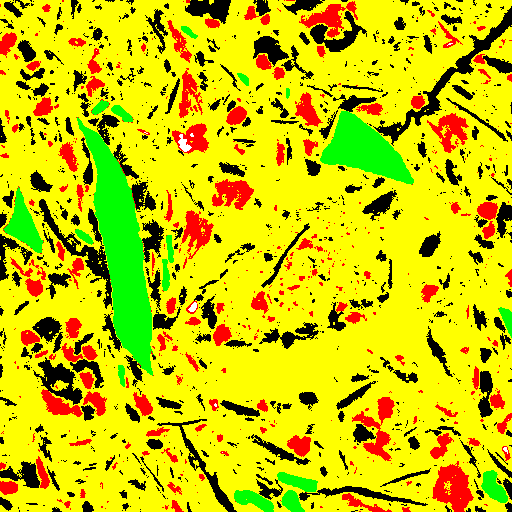
#> input picture pipeline-Master dataset/data/segmented_images/01_1.png, 512 x 512 px; its folder holds only this picture in this run
$ python Sand_local_properties.py
#> lines starting #> are read from the running program, lines starting #| are printed output that depends on the picture; after the words box and inside, x2 and y2 are one past the last pixel; in counts of white or black regions, pixels touching at a corner belong together
import os
import cv2
import math
import numpy as np
import matplotlib.pyplot as plt
from scipy import ndimage
from skimage import color, measure
from skimage.measure import label, regionprops
from openpyxl import Workbook

# --- Paths ---
input_folder = "data/segmented_images"
output_folder_data = "data/local/sand/data"
output_folder_image = "data/local/sand/images"

# Create output folders if they don’t exist
os.makedirs(output_folder_data, exist_ok=True)
os.makedirs(output_folder_image, exist_ok=True)

# --- Parameters ---
pixels_to_um = 1  # scale factor (1 px = 0.0827 µm if you wish to adjust)

# --- Process each image ---
for filename in sorted(os.listdir(input_folder)):
    if not (filename.lower().endswith('.png') or filename.lower().endswith('.jpg')):
        continue

    # Read image
    filepath = os.path.join(input_folder, filename)
    img = cv2.imread(filepath, 1)
#> img is the input picture: shape (512, 512, 3); mean B, G, R 0.2, 199.9, 205.3
    if img is None:
        print(f"Skipping unreadable file: {filename}")
        continue

    img_rgb = cv2.cvtColor(img, cv2.COLOR_BGR2RGB)

    # Define lower/upper bounds for green (sand)
    lower_green = np.array([0, 100, 0], dtype=np.uint8)
    upper_green = np.array([100, 255, 100], dtype=np.uint8)

    # Create mask and extract only green regions
    mask_green = cv2.inRange(img, lower_green, upper_green)
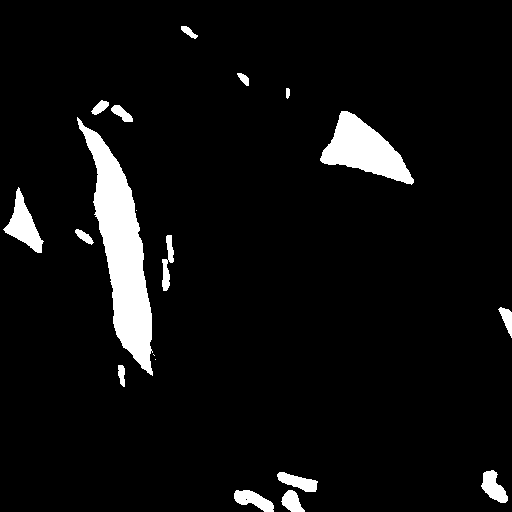
#> mask_green: shape (512, 512); 5.8% white; 19 white regions (3 under 20 px), largest, box (x1, y1, x2, y2) and area: (77, 117, 153, 376) 7676, (320, 111, 414, 185) 3359, (3, 187, 44, 253) 1099
    green_only = cv2.bitwise_and(img, img, mask=mask_green)
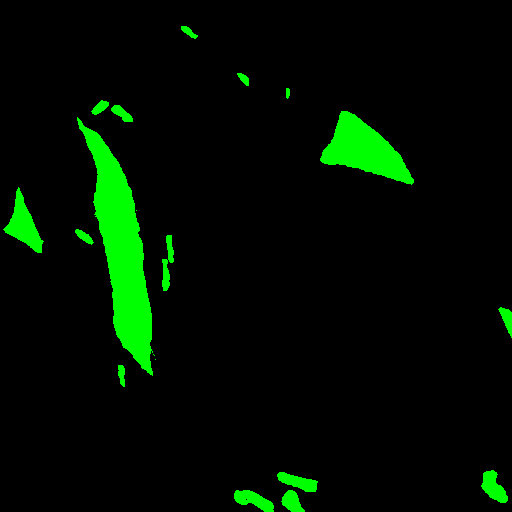
#> green_only: shape (512, 512, 3); mean B, G, R 0, 14.9, 0
    green_only_gray = cv2.cvtColor(green_only, cv2.COLOR_RGB2GRAY)
#> green_only_gray: shape (512, 512); values 0 (black) and 150 (white), 5.8% white; 19 white regions (3 under 20 px)

    # Label connected regions
    s = np.ones((3, 3), dtype=int)
    label_mask, num_labels = ndimage.label(green_only_gray, structure=s)
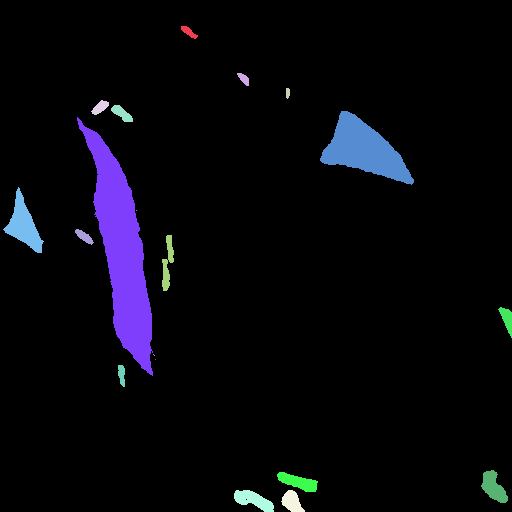
#> label_mask: shape (512, 512) int32; 20 distinct labels, from 0 to 19; one colour per label, 0 black
#> num_labels = 19

    # Extract region properties
    clusters = measure.regionprops(label_mask, img)
#> clusters = 19 regions; largest, box (x1, y1, x2, y2) and area: (77, 117, 153, 376) 7676, (320, 111, 414, 185) 3359, (3, 187, 44, 253) 1099, (481, 470, 508, 503) 508, (234, 490, 274, 512) 499
    propertyList = [
        'centroid',
        'Area',
        'equivalent_diameter',
        'orientation',
        'MajorAxisLength',
        'MinorAxisLength',
        'Perimeter'
    ]

    # --- Create and write Excel file ---
    wb = Workbook()
    ws = wb.active
    ws.title = "Sand Measurements"
    ws.append(['Label'] + propertyList)

    for cluster_props in clusters:
        row_data = [cluster_props['Label']]
        for prop in propertyList:
            if prop == 'Area':
                to_print = cluster_props[prop] * pixels_to_um**2
            elif prop == 'centroid':
                y, x = cluster_props[prop]
                to_print = f"({y:.2f}, {x:.2f})"
            elif prop == 'orientation':
                to_print = cluster_props[prop] * 57.2958  # radians to degrees
            elif 'Intensity' not in prop:
                to_print = cluster_props[prop] * pixels_to_um
            else:
                to_print = cluster_props[prop]
            if isinstance(to_print, (int, float)):
                to_print = f"{to_print:.6f}".replace(',', '.')
            row_data.append(to_print)
        ws.append(row_data)
#> this loop made 19 passes

    image_name_no_ext = os.path.splitext(filename)[0]
    excel_output_path = os.path.join(output_folder_data, f"sand_property_{image_name_no_ext}.xlsx")
    wb.save(excel_output_path)
    print(f"Saved Excel: sand_property_{image_name_no_ext}.xlsx")

    # [34 lines of commented-out code are left out]

print("\nAll images processed, Excel files and marked images saved successfully!")

$ run again, on pipeline-Master dataset/data/segmented_images/01_5.png
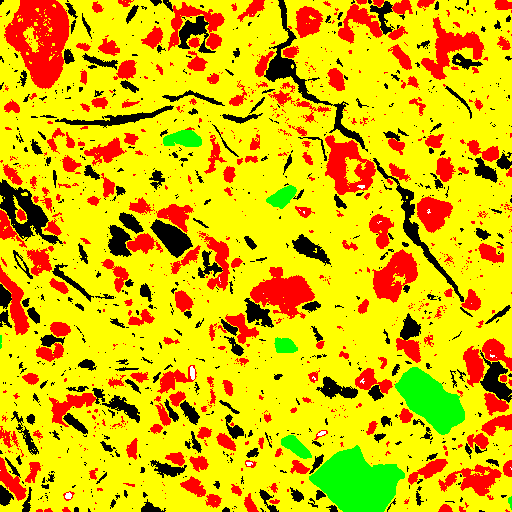
#> input picture pipeline-Master dataset/data/segmented_images/01_5.png, 512 x 512 px
#> img is the input picture: shape (512, 512, 3); mean B, G, R 0.2, 190.3, 223.2
#> `mask_green = cv2.inRange(img, lower_green, upper_green)`:
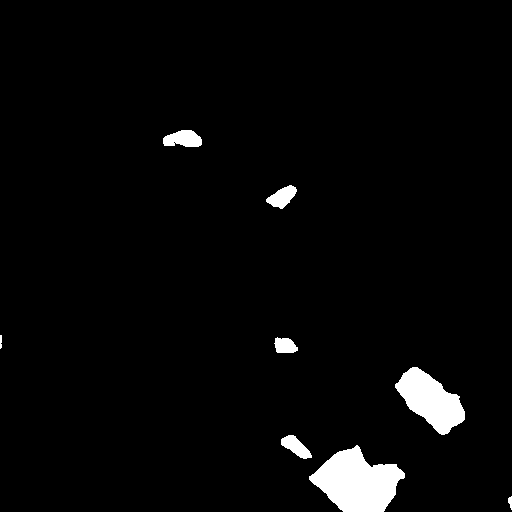
#> mask_green: shape (512, 512); 3.1% white; 8 white regions, largest, box (x1, y1, x2, y2) and area: (309, 445, 405, 512) 3956, (395, 367, 465, 435) 2579, (163, 130, 202, 147) 506
#> green_only_gray: shape (512, 512); values 0 (black) and 150 (white), 3.1% white; 8 white regions
#> `label_mask, num_labels = ndimage.label(green_only_gray, structure=s)`:
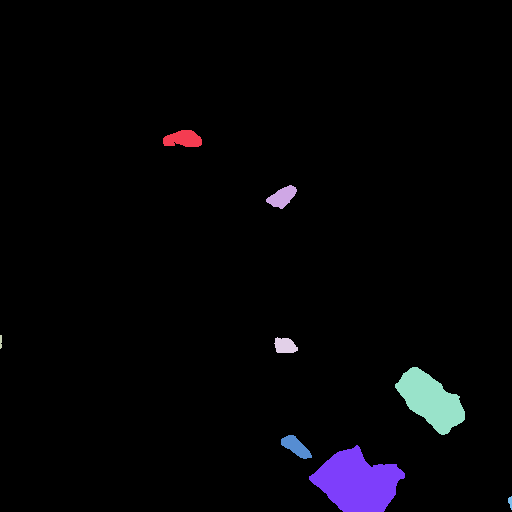
#> label_mask: shape (512, 512) int32; 9 distinct labels, from 0 to 8; one colour per label, 0 black
#> num_labels = 8
#> clusters = 8 regions; box (x1, y1, x2, y2) and area: (309, 445, 405, 512) 3956, (395, 367, 465, 435) 2579, (163, 130, 202, 147) 506, (266, 185, 297, 209) 418, (281, 435, 312, 459) 390, (274, 337, 298, 353) 292, (508, 496, 512, 510) 37, (0, 335, 2, 349) 26
#> the loop `for cluster_props in clusters:` made 8 passes

$ run again, on pipeline-Master dataset/data/segmented_images/01_6.png
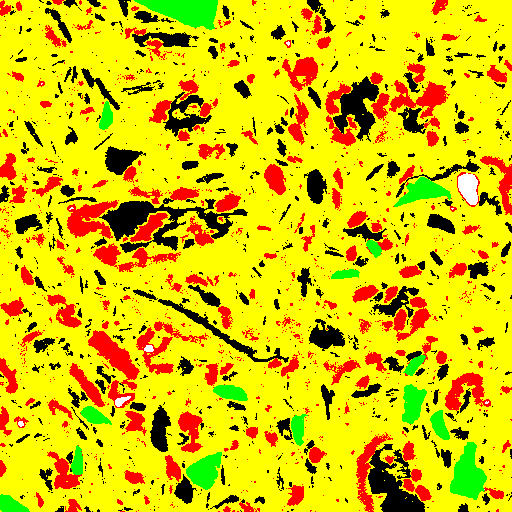
#> input picture pipeline-Master dataset/data/segmented_images/01_6.png, 512 x 512 px
#> img is the input picture: shape (512, 512, 3); mean B, G, R 0.7, 196.9, 219.7
#> `mask_green = cv2.inRange(img, lower_green, upper_green)`:
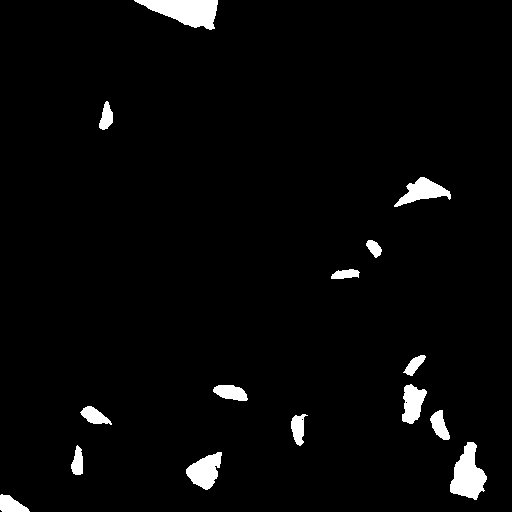
#> mask_green: shape (512, 512); 3% white; 15 white regions, largest, box (x1, y1, x2, y2) and area: (134, 0, 218, 30) 1501, (450, 442, 487, 500) 1270, (186, 452, 222, 490) 831
#> green_only_gray: shape (512, 512); values 0 (black) and 150 (white), 3% white; 15 white regions
#> `label_mask, num_labels = ndimage.label(green_only_gray, structure=s)`:
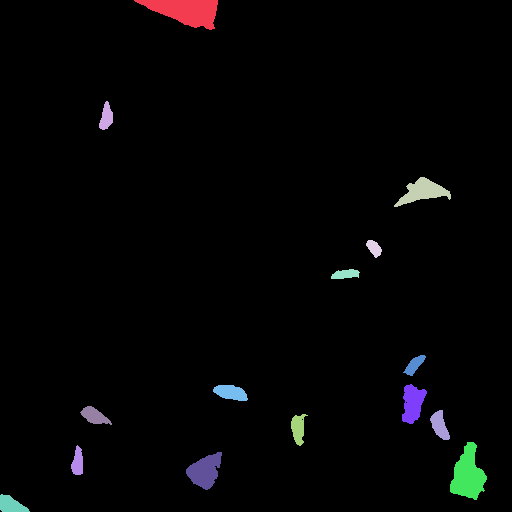
#> label_mask: shape (512, 512) int32; 16 distinct labels, from 0 to 15; one colour per label, 0 black
#> num_labels = 15
#> clusters = 15 regions; largest, box (x1, y1, x2, y2) and area: (134, 0, 218, 30) 1501, (450, 442, 487, 500) 1270, (186, 452, 222, 490) 831, (394, 177, 451, 207) 777, (402, 384, 427, 424) 655
#> the loop `for cluster_props in clusters:` made 15 passes

$ run again, on pipeline-Master dataset/data/segmented_images/01_2.png
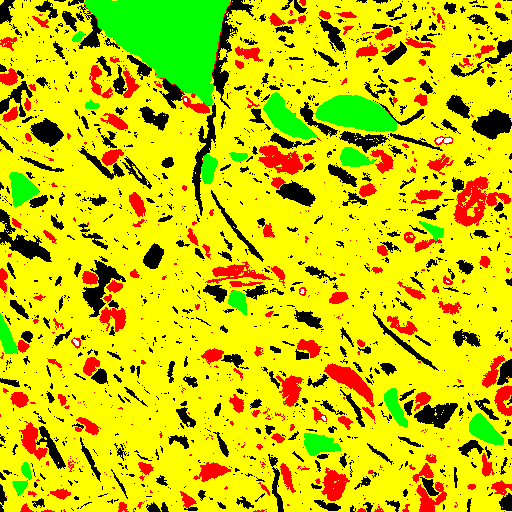
#> input picture pipeline-Master dataset/data/segmented_images/01_2.png, 512 x 512 px
#> img is the input picture: shape (512, 512, 3); mean B, G, R 0.1, 203.7, 207.5
#> `mask_green = cv2.inRange(img, lower_green, upper_green)`:
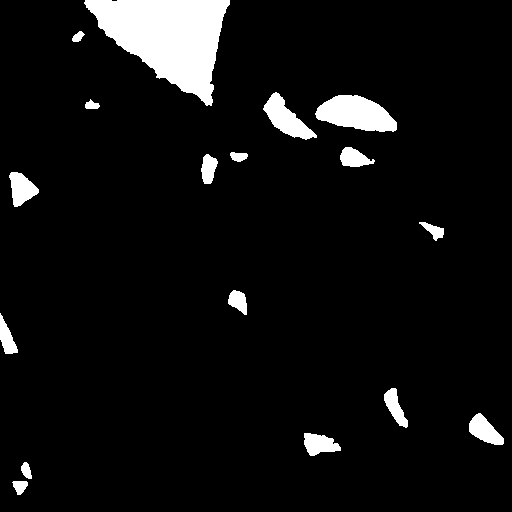
#> mask_green: shape (512, 512); 6.3% white; 17 white regions, largest, box (x1, y1, x2, y2) and area: (84, 0, 230, 106) 8716, (315, 95, 397, 132) 2069, (263, 92, 317, 140) 1104
#> green_only_gray: shape (512, 512); values 0 (black) and 150 (white), 6.3% white; 17 white regions
#> `label_mask, num_labels = ndimage.label(green_only_gray, structure=s)`:
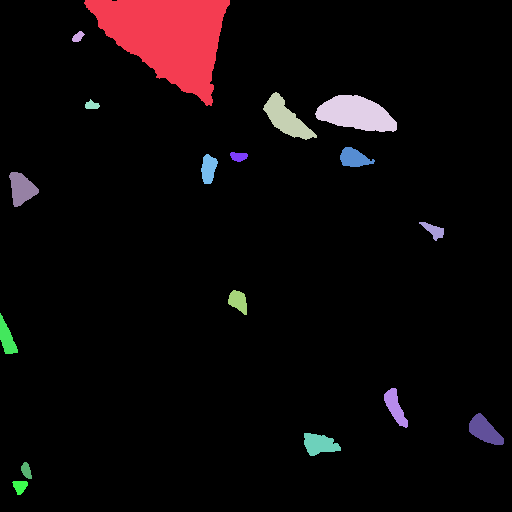
#> label_mask: shape (512, 512) int32; 18 distinct labels, from 0 to 17; one colour per label, 0 black
#> num_labels = 17
#> clusters = 17 regions; largest, box (x1, y1, x2, y2) and area: (84, 0, 230, 106) 8716, (315, 95, 397, 132) 2069, (263, 92, 317, 140) 1104, (9, 172, 39, 207) 645, (469, 413, 504, 445) 635
#> the loop `for cluster_props in clusters:` made 17 passes

$ run again, on pipeline-Master dataset/data/segmented_images/01_3.png
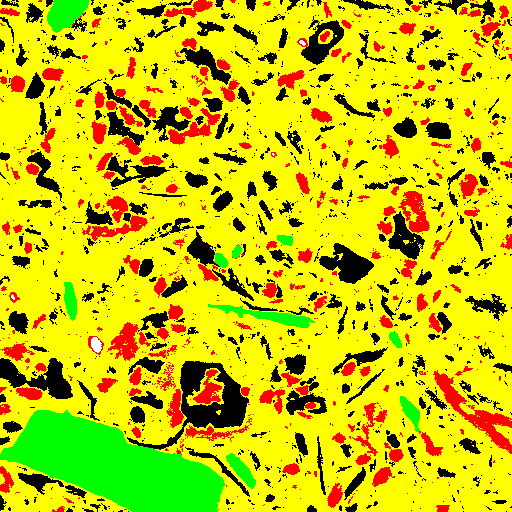
#> input picture pipeline-Master dataset/data/segmented_images/01_3.png, 512 x 512 px
#> img is the input picture: shape (512, 512, 3); mean B, G, R 0.2, 197.5, 203.3
#> `mask_green = cv2.inRange(img, lower_green, upper_green)`:
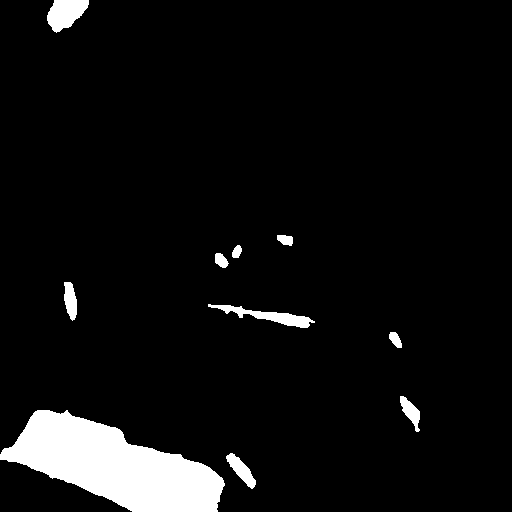
#> mask_green: shape (512, 512); 6.1% white; 10 white regions, largest, box (x1, y1, x2, y2) and area: (0, 410, 225, 512) 12611, (47, 0, 89, 33) 917, (208, 304, 315, 328) 819
#> green_only_gray: shape (512, 512); values 0 (black) and 150 (white), 6.1% white; 10 white regions
#> `label_mask, num_labels = ndimage.label(green_only_gray, structure=s)`:
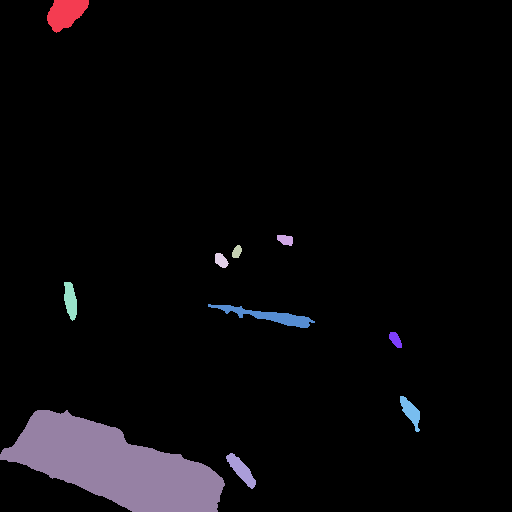
#> label_mask: shape (512, 512) int32; 11 distinct labels, from 0 to 10; one colour per label, 0 black
#> num_labels = 10
#> clusters = 10 regions; largest, box (x1, y1, x2, y2) and area: (0, 410, 225, 512) 12611, (47, 0, 89, 33) 917, (208, 304, 315, 328) 819, (226, 453, 256, 489) 442, (64, 282, 77, 321) 367
#> the loop `for cluster_props in clusters:` made 10 passes
